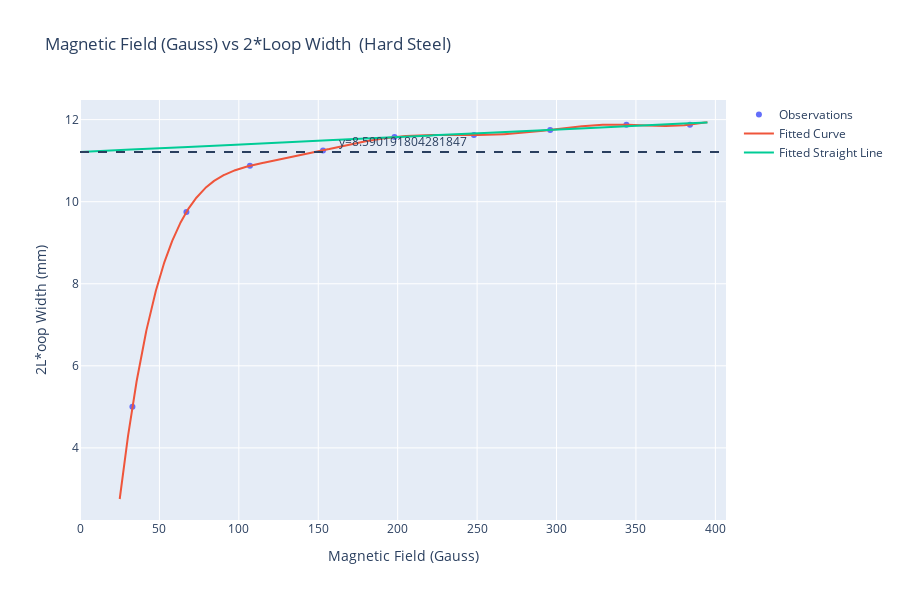

The cell this chart's notebook holds for it:
### Code cell
fitted_polynomial_coeff = np.polyfit(readings['Mag_Field'],readings['2*loop_width'],12)
fitted_polynomial = np.poly1d(fitted_polynomial_coeff)
fitted_data = pd.DataFrame()
fitted_data['x'] = np.linspace(25,395,num=2000)
fitted_data['y'] = fitted_polynomial(fitted_data['x'])

# straight fitted line
X = [ 248, 296, 344, 384 ] # Gauss
Y = [ 11.625, 11.750, 11.875	, 11.875] # mm
fitted_polynomial_coeff = np.polyfit(X,Y,1)
fitted_polynomial = np.poly1d(fitted_polynomial_coeff)
fitted_data_sl = pd.DataFrame()
fitted_data_sl['x'] = np.linspace(0,395,num=2000)
fitted_data_sl['y'] = fitted_polynomial(fitted_data['x'])
#

# Create traces
fig = go.Figure()
fig.add_trace(go.Scatter(x=readings['Mag_Field'], y=readings['2*loop_width'],mode='markers',name='Observations'))
fig.add_trace(go.Scatter(x=fitted_data['x'], y=fitted_data['y'],
                    mode='lines',
                    name='Fitted Curve'))

a1 = fitted_data_sl['x'][0]
a2 = fitted_data_sl['y'][0]
print("a2 = ", a2)
fig.add_hline(y=a2,annotation_text="y=8.590191804281847",annotation_position='top',line_dash='dash')


fig.add_trace(go.Scatter(x=fitted_data_sl['x'], y=fitted_data_sl['y'],
                    mode='lines',
                    name='Fitted Straight Line'))
fig.update_layout(xaxis_title="Magnetic Field (Gauss)",yaxis_title="2L*oop Width (mm)",height=600,title = 'Magnetic Field (Gauss) vs 2*Loop Width  (Hard Steel)')

### Figure 1 — Plotly figure (JSON) as saved in the notebook; plotly's stock layout.template omitted (floating-point values rounded to 4 significant figures; data arrays with more than 128 entries replaced by an {"elided": "..."} marker saying what was removed)
{"data": [{"mode": "markers", "name": "Observations", "type": "scatter", "x": [33, 67, 107, 153, 198, 248, 296, 344, 384], "y": [5, 9.75, 10.88, 11.25, 11.57, 11.62, 11.75, 11.88, 11.88]}, {"mode": "lines", "name": "Fitted Curve", "type": "scatter", "x": {"elided": "2000 float values"}, "y": {"elided": "2000 float values"}}, {"mode": "lines", "name": "Fitted Straight Line", "type": "scatter", "x": {"elided": "2000 float values"}, "y": {"elided": "2000 float values"}}], "layout": {"annotations": [{"showarrow": false, "text": "y=8.590191804281847", "x": 0.5, "xanchor": "center", "xref": "x domain", "y": 11.21, "yanchor": "bottom", "yref": "y"}], "height": 600, "shapes": [{"line": {"dash": "dash"}, "type": "line", "x0": 0, "x1": 1, "xref": "x domain", "y0": 11.21, "y1": 11.21, "yref": "y"}], "title": {"text": "Magnetic Field (Gauss) vs 2*Loop Width  (Hard Steel)"}, "xaxis": {"title": {"text": "Magnetic Field (Gauss)"}}, "yaxis": {"title": {"text": "2L*oop Width (mm)"}}}}
